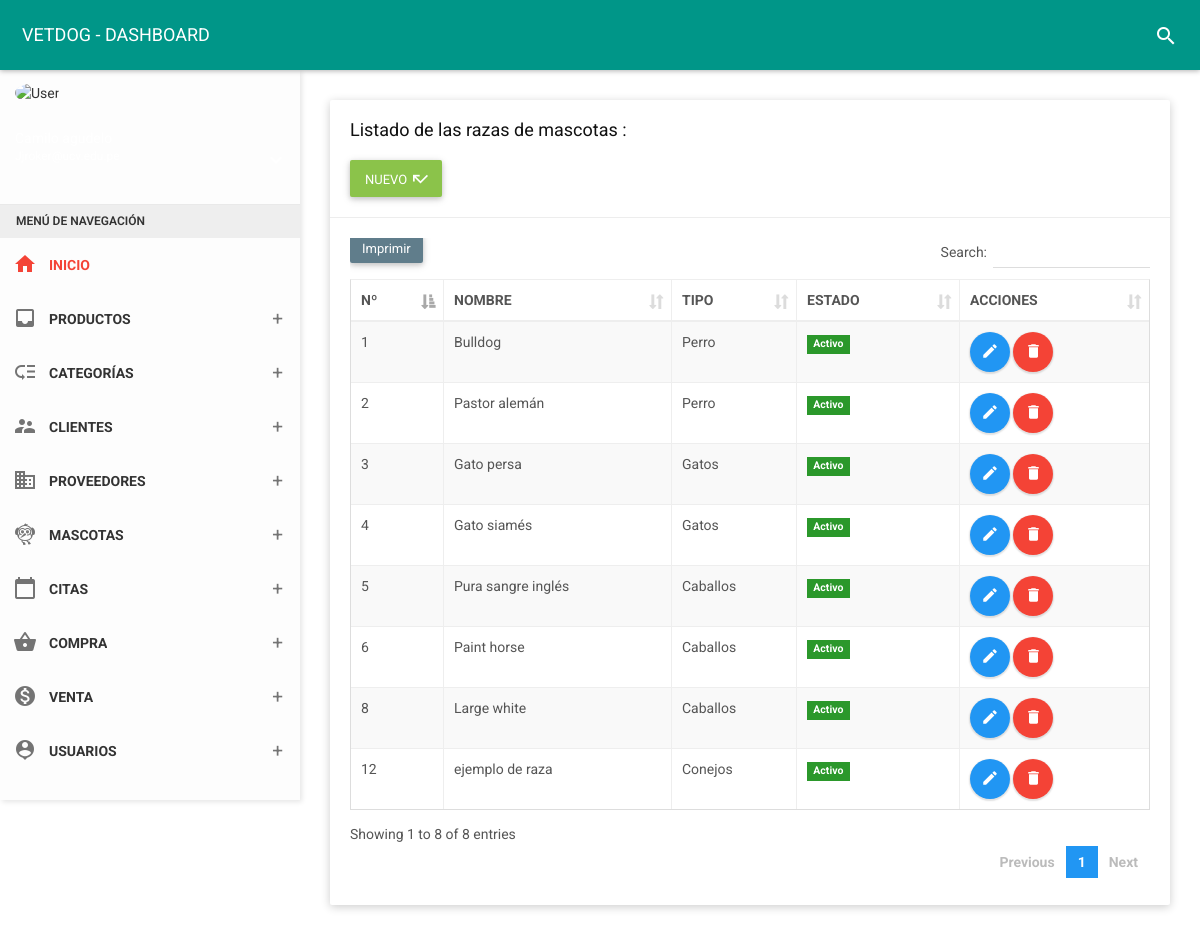
The app's page /folder/raza.php (signed in) with its own data.
### tables this page shows
CREATE TABLE `raza` (
  `id_raza` int(11) NOT NULL,
  `nomraza` varchar(50) NOT NULL,
  `id_tiM` int(11) NOT NULL,
  `estado` char(1) NOT NULL
);

CREATE TABLE `pet_type` (
  `id_tiM` int(11) NOT NULL,
  `noTiM` varchar(35) NOT NULL,
  `estado` char(1) NOT NULL,
  `fere` timestamp NOT NULL DEFAULT current_timestamp() ON UPDATE current_timestamp()
);

### controlador/razacontrolador.php (called while the page is built, shortened)
<?php
require_once '../modelo/modeloraza.php';
class razacontrolador{
    function mostrar(){
        $raza=new Modelo();
        $dato=$raza->mostrar("raza", "1");
        require_once '../vista/raza/mostrar.php';
    }
    }

### modelo/modeloraza.php (called while the page is built, shortened)
<?php
class Modelo{
  private $raza;
  private $db;
  public function __construct(){
      $this->raza=array();
      $this->db=new PDO('mysql:host=localhost;dbname=vetdog',"root","");
  }
  public function mostrar($tabla,$condicion){
      $consulta="SELECT raza.nomraza, raza.id_raza, pet_type.id_tiM, pet_type.noTiM, raza.estado FROM raza INNER JOIN pet_type ON raza.id_tiM = pet_type.id_tiM";
      $resultado=$this->db->query($consulta);
      while ($tabla=$resultado->fetchAll(PDO::FETCH_ASSOC)) {
          $this->raza[]=$tabla;
      }
      return $this->raza;
    }
}
 ?>

### vista/raza/mostrar.php (the view, shortened to what this page needs)
<!DOCTYPE html>
<html>
<head>
    <link href="../assets/plugins/bootstrap/css/bootstrap.css" rel="stylesheet">
    <link href="../assets/plugins/node-waves/waves.css" rel="stylesheet" />
    <link href="../assets/plugins/animate-css/animate.css" rel="stylesheet" />
    <link href="../assets/plugins/jquery-datatable/skin/bootstrap/css/dataTables.bootstrap.css" rel="stylesheet">
    <link href="../css/style.css" rel="stylesheet">
    <link href="../assets/css/themes/all-themes.css" rel="stylesheet" />
</head>
<body class="theme-red">
    <nav class="navbar">
        <div class="container-fluid">
            <div class="navbar-header">
                <a class="navbar-brand" href="../vista/panel-admin/administrador"> VETDOG - DASHBOARD </a>
            </div>
            <div class="collapse navbar-collapse" id="navbar-collapse">
                <ul class="nav navbar-nav navbar-right">
                    <li><a href="javascript:void(0);" class="js-search" data-close="true"><i class="material-icons">search</i></a></li>
                </ul>
            </div>
        </div>
    </nav>
        <?php include_once __DIR__ . '../../menu.php'; ?>
    <section class="content">
        <div class="container-fluid">
            <div class="row clearfix">
                <div class="col-lg-12 col-md-12 col-sm-12 col-xs-12">
                    <div class="card">
                        <div class="header">
                            <h2>
                                Listado de las razas de mascotas :
                            </h2><br>
                            <a type="button" href="../vista/raza/nuevo" class="btn bg-light-green waves-effect">
                                <span>NUEVO</span>
                                <i class="material-icons">call_missed</i>
                            </a>
                        </div>
                        <div class="body">
                            <div class="table-responsive">
                                <table class="table table-bordered table-striped table-hover dataTable js-exportable">
                                    <thead>
                                        <tr>
                                            <th>Nº</th>
                                            <th>NOMBRE</th>
                                            <th>TIPO</th>
                                            <th>ESTADO</th>
                                            <th>ACCIONES</th>
                                        </tr>
                                    </thead>
                                    <tbody>
                                        <?php
                                        foreach ($dato as $key => $value) {
                                            foreach ($value as $va) { ?>
                                                <tr>
                                                    <td><?php echo $va['id_raza']; ?></td>
                                                    <td><?php echo $va['nomraza']; ?></td>
                                                    <td><?php echo $va['noTiM']; ?></td>
                                                    <td><?php
                                                        if ($va['estado'] == 1) { ?>
                                                            <form method="get" action="javascript:activo('<?php echo $va['id_raza']; ?>')">
                                                                <span class="label label-success">Activo</span>
                                                            </form>
                                                        <?php  } else { ?>
                                                            <form method="get" action="javascript:inactivo('<?php echo $va['id_raza']; ?>')">
                                                                <button type="submit" class="btn btn-danger btn-xs">Inactivo</button>
                                                            </form>
                                                        <?php  } ?>
                                                    </td>
                                                    <td><a type="button" href="../vista/raza/edit?id=<?php echo $va["id_raza"]; ?>" class="btn bg-blue btn-circle waves-effect waves-circle waves-float">
                                                            <i class="material-icons">edit</i>
                                                        </a>
                                                        <a type="button" href="../vista/raza/borrar?id=<?php echo $va["id_raza"]; ?>" class="btn bg-red btn-circle waves-effect waves-circle waves-float">
                                                            <i class="material-icons">delete</i>
                                                        </a>
                                                </tr>
                                        <?php
                                            }
                                        }
                                        ?>
                                    </tbody>
                                </table>
                            </div>
                        </div>
                    </div>
                </div>
            </div>
        </div>
    </section>
</body>
</html>

### assets/css/themes/all-themes.css (style rules this page uses)
.theme-red .navbar-brand { color: #fff; }
.theme-red .nav > li > a { color: #fff; }

### records on screen
raza: id_raza "1", nomraza "Bulldog", id_tiM.noTiM "Perro"
raza: id_raza "2", nomraza "Pastor alemán", id_tiM.noTiM "Perro"
raza: id_raza "3", nomraza "Gato persa", id_tiM.noTiM "Gatos"
raza: id_raza "4", nomraza "Gato siamés", id_tiM.noTiM "Gatos"
raza: id_raza "5", nomraza "Pura sangre inglés", id_tiM.noTiM "Caballos"
raza: id_raza "6", nomraza "Paint horse", id_tiM.noTiM "Caballos"
raza: id_raza "8", nomraza "Large white", id_tiM.noTiM "Caballos"
raza: id_raza "12", nomraza "ejemplo de raza", id_tiM.noTiM "Conejos"
